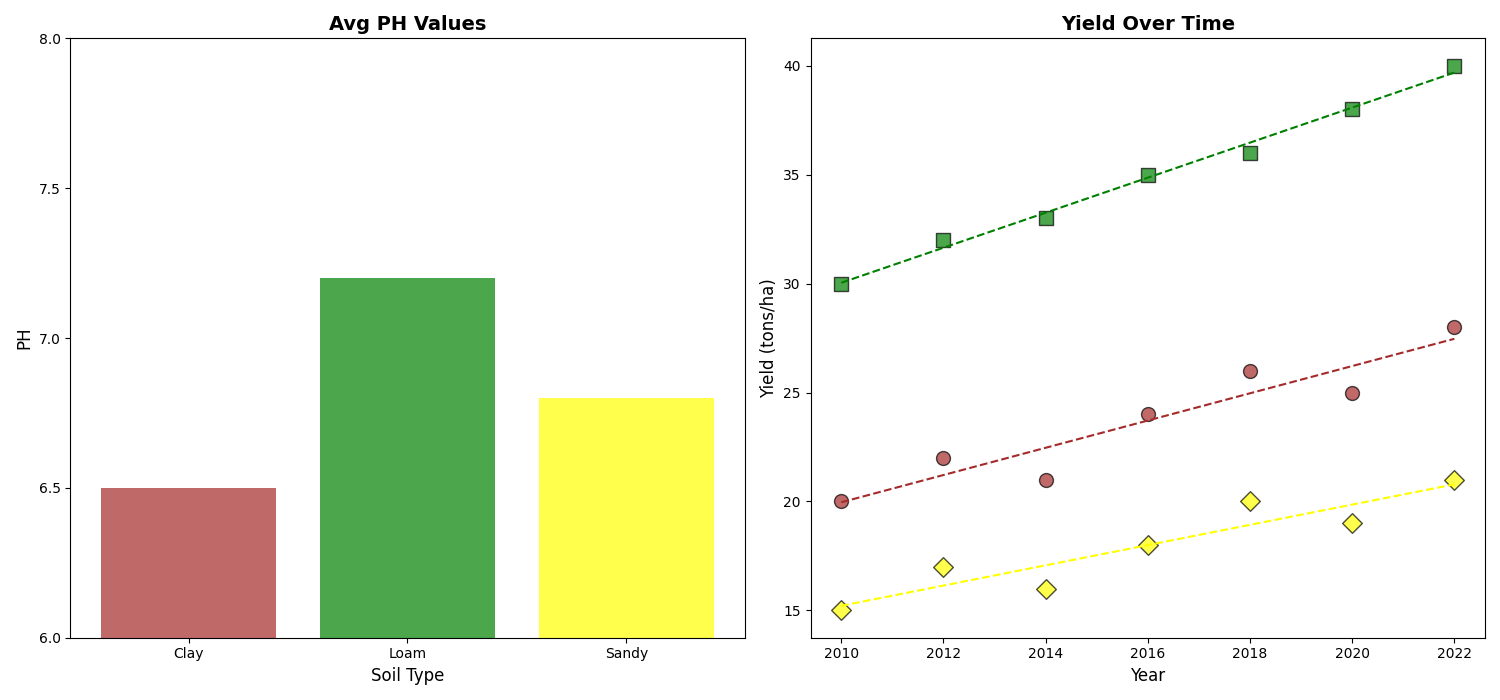

This chart was generated by the following Python code:
import numpy as np
import matplotlib.pyplot as plt

years = np.array([2010, 2012, 2014, 2016, 2018, 2020, 2022])
clay_yield = np.array([20, 22, 21, 24, 26, 25, 28])
loam_yield = np.array([30, 32, 33, 35, 36, 38, 40])
sandy_yield = np.array([15, 17, 16, 18, 20, 19, 21])

soil_types = ['Clay', 'Loam', 'Sandy']
average_ph = [6.5, 7.2, 6.8]

fig, axs = plt.subplots(1, 2, figsize=(15, 7))

axs[0].bar(soil_types, average_ph, color=['brown', 'green', 'yellow'], alpha=0.7)
axs[0].set_title('Avg PH Values', fontsize=14, fontweight='bold')
axs[0].set_xlabel('Soil Type', fontsize=12)
axs[0].set_ylabel('PH', fontsize=12)
axs[0].set_ylim(6, 8)
axs[0].set_yticks(np.arange(6, 8.5, 0.5))

axs[1].scatter(years, clay_yield, color='brown', s=100, alpha=0.7, edgecolors='k', marker='o')
axs[1].scatter(years, loam_yield, color='green', s=100, alpha=0.7, edgecolors='k', marker='s')
axs[1].scatter(years, sandy_yield, color='yellow', s=100, alpha=0.7, edgecolors='k', marker='D')

clay_coefs = np.polyfit(years, clay_yield, 1)
loam_coefs = np.polyfit(years, loam_yield, 1)
sandy_coefs = np.polyfit(years, sandy_yield, 1)

axs[1].plot(years, np.poly1d(clay_coefs)(years), color='brown', linestyle='--')
axs[1].plot(years, np.poly1d(loam_coefs)(years), color='green', linestyle='--')
axs[1].plot(years, np.poly1d(sandy_coefs)(years), color='yellow', linestyle='--')

axs[1].set_title('Yield Over Time', fontsize=14, fontweight='bold')
axs[1].set_xlabel('Year', fontsize=12)
axs[1].set_ylabel('Yield (tons/ha)', fontsize=12)

plt.tight_layout()
plt.show()
